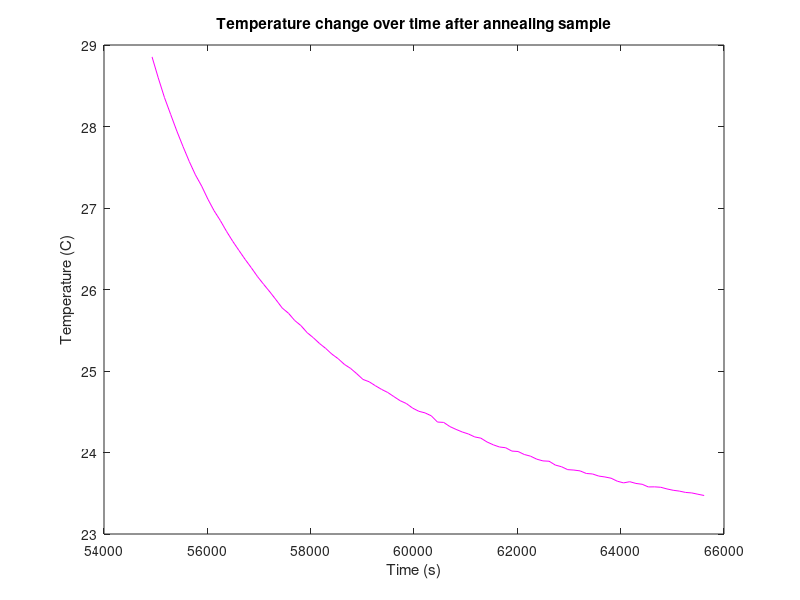
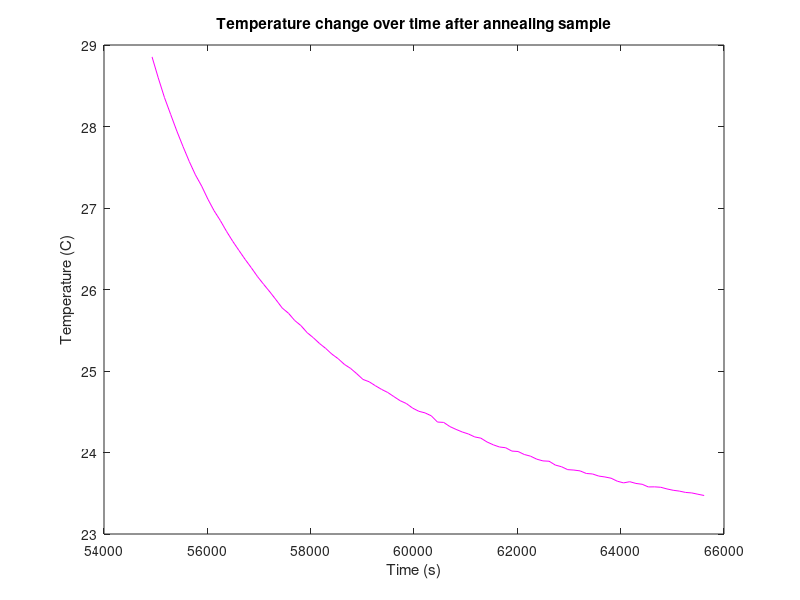
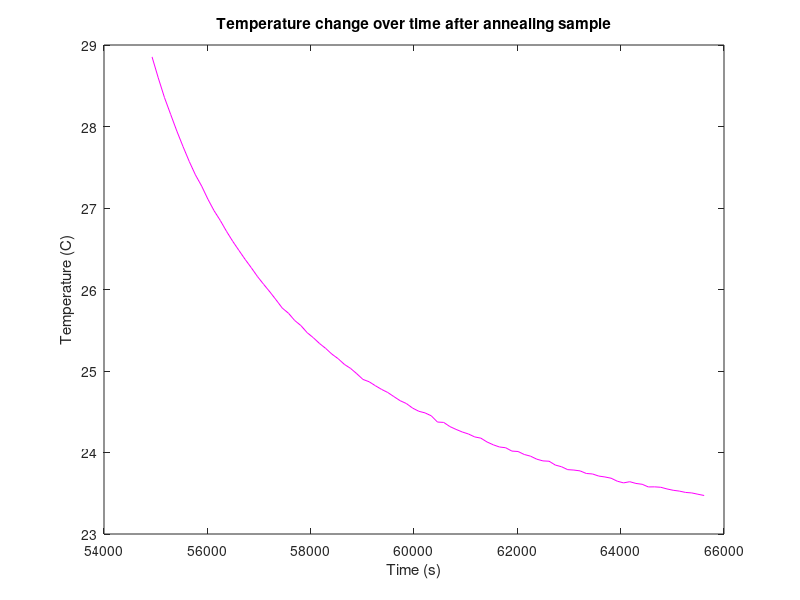
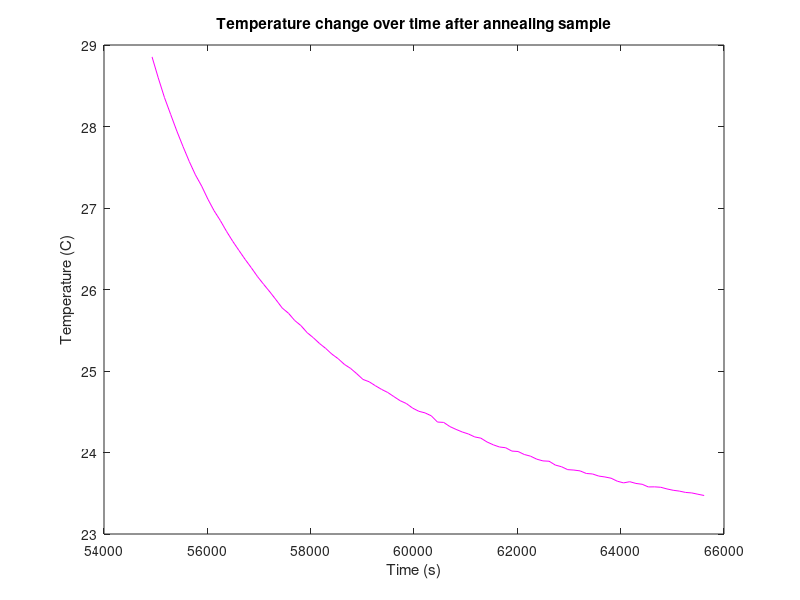

MATLAB code to generate these figures, in order:

% plot data and save so that files can be transferred from cluster to local
% machine and then viewed

load("./kns_evolution_data.mat");

% T_timestamp, which is the time from the heating element,
% starts at 39752.61500 seconds
% all_times, which are all the timestamps from the TGS unit,
% start at 39907 seconds
% These numbers seem arcane, but they are actually just clock
% time in seconds.
% We subtract off 10 hrs = 36000 seconds to make time axis
% labels less confusing.
T_timestamp = T_timestamp - 36000;
all_times = all_times - 36000;


fmt1 = "m";     % solid violet line
fmt2 = "*m";    % violet data points (scatter plot)
fmt3 = "--m";   % dashed violet line


plot(times.post_anneal00, Ts.post_anneal00, fmt1);
title("Temperature change over time after annealing sample");
xlabel("Time (s)");
ylabel("Temperature (C)");
print("-dpdflatex", "~/strand/plots/T_over_time_post_anneal00");
print("-dpsc", "~/strand/plots/T_over_time_post_anneal00");
print("-depsc", "~/strand/plots/T_over_time_post_anneal00");
print("-dsvg", "~/strand/plots/T_over_time_post_anneal00");
print("-dpdf", "~/strand/plots/T_over_time_post_anneal00");
print("-dpng", "~/strand/plots/T_over_time_post_anneal00");



plot(Ts.post_anneal00, alphas.post_anneal00, fmt2);
title("Thermal diffusivity as a function of temperature after annealing sample");
xlabel("Temperature (C)");
ylabel("Thermal diffusivity (m^2/s)");
print("-dpdflatex", "~/strand/plots/alpha_vs_T_post_anneal00");
print("-dpsc", "~/strand/plots/alpha_vs_T_post_anneal00");
print("-depsc", "~/strand/plots/alpha_vs_T_post_anneal00");
print("-dsvg", "~/strand/plots/alpha_vs_T_post_anneal00");
print("-dpdf", "~/strand/plots/alpha_vs_T_post_anneal00");
print("-dpng", "~/strand/plots/alpha_vs_T_post_anneal00");



plot(times.post_anneal00, alphas.post_anneal00, fmt2); 
title("Thermal diffusivity as a function of time after annealing sample");
xlabel("Time (s)");
ylabel("Thermal diffusivity (m^2/s)");
print("-dpdflatex", "~/strand/plots/alpha_vs_time_post_anneal00");
print("-dpsc", "~/strand/plots/alpha_vs_time_post_anneal00");
print("-depsc", "~/strand/plots/alpha_vs_time_post_anneal00");
print("-dsvg", "~/strand/plots/alpha_vs_time_post_anneal00");
print("-dpdf", "~/strand/plots/alpha_vs_time_post_anneal00");
print("-dpng", "~/strand/plots/alpha_vs_time_post_anneal00");






plot(all_times, all_alphas, fmt2);
title("Thermal diffusivity over time for entire experiment");
xlabel("Time (s)");
ylabel("Thermal diffusivity (m^2/s)");
print("-dpdflatex", "~/strand/plots/alphas_vs_time_all_seconds");
print("-dpsc", "~/strand/plots/alphas_vs_time_all_seconds");
print("-depsc", "~/strand/plots/alphas_vs_time_all_seconds");
print("-dsvg", "~/strand/plots/alphas_vs_time_all_seconds");
print("-dpdf", "~/strand/plots/alphas_vs_time_all_seconds");
print("-dpng", "~/strand/plots/alphas_vs_time_all_seconds");



plot(all_times/3600, all_alphas, fmt2);
title("Thermal diffusivity over time for entire experiment");
xlabel("Time (hrs)");
ylabel("Thermal diffusivity (m^2/s)");
print("-dpdflatex", "~/strand/plots/alphas_vs_time_all_hours");
print("-dpsc", "~/strand/plots/alphas_vs_time_all_hours");
print("-depsc", "~/strand/plots/alphas_vs_time_all_seconds");
print("-dpdf", "~/strand/plots/alphas_vs_time_all_seconds");
print("-dsvg", "~/strand/plots/alphas_vs_time_all_seconds");
print("-dpng", "~/strand/plots/alphas_vs_time_all_seconds");


plot(all_times, all_Ts, fmt3);
title("Temperature of sample for duration of experiment");
xlabel("Time (s)");
ylabel("Temperature (C)");
print("-dpdflatex", "~/strand/plots/Ts_vs_time_all_seconds");
print("-dpsc", "~/strand/plots/Ts_vs_time_all_seconds");
print("-depsc", "~/strand/plots/Ts_vs_time_all_seconds");
print("-dpdf", "~/strand/plots/Ts_vs_time_all_seconds");
print("-dsvg", "~/strand/plots/Ts_vs_time_all_seconds");
print("-dpng", "~/strand/plots/Ts_vs_time_all_seconds");



plot(all_times/3600, all_Ts, fmt3);
title("Temperature of sample for duration of experiment");
xlabel("Time (hrs)");
ylabel("Temperature (C)");
print("-dpdflatex", "~/strand/plots/Ts_vs_time_all_hours");
print("-dpsc", "~/strand/plots/Ts_vs_time_all_hours");
print("-depsc", "~/strand/plots/Ts_vs_time_all_hours");
print("-dpdf", "~/strand/plots/Ts_vs_time_all_hours");
print("-dpng", "~/strand/plots/Ts_vs_time_all_hours");
print("-dsvg", "~/strand/plots/Ts_vs_time_all_hours");



plot(all_Ts, all_alphas, fmt2);
title("Thermal diffusivity as a function of temperature for the entire experiment");
xlabel("Temperature (C)");
ylabel("Thermal diffusivity (m^2/s)");
print("-dpdflatex", "~/strand/plots/alphas_vs_Ts_all");
print("-dpsc", "~/strand/plots/alphas_vs_Ts_all");
print("-depsc", "~/strand/plots/alphas_vs_Ts_all");
print("-dpdf", "~/strand/plots/alphas_vs_Ts_all");
print("-dpng", "~/strand/plots/alphas_vs_Ts_all");
print("-dsvg", "~/strand/plots/alphas_vs_Ts_all");



plot(T_timestamp, T_out, fmt1);
title("Temperature of sample over time");
xlabel("Time (s)");
ylabel("Temperature (C)");
print("-dpdflatex", "~/strand/plots/T_vs_time_omega_all");
print("-dpsc", "~/strand/plots/T_vs_time_omega_all");
print("-depsc", "~/strand/plots/T_vs_time_omega_all");
print("-dpdf", "~/strand/plots/T_vs_time_omega_all");
print("-dpng", "~/strand/plots/T_vs_time_omega_all");
print("-dsvg", "~/strand/plots/T_vs_time_omega_all");

plot(T_timestamp/3600, T_out, fmt1);
title("Temperature of sample over time");
xlabel("Time (hrs)");
ylabel("Temperature (C)");
print("-dpdflatex", "~/strand/plots/T_vs_time_omega_all_hours");
print("-dpsc", "~/strand/plots/T_vs_time_omega_all_hours");
print("-depsc", "~/strand/plots/T_vs_time_omega_all_hours");
print("-dpdf", "~/strand/plots/T_vs_time_omega_all_hours");
print("-dpng", "~/strand/plots/T_vs_time_omega_all_hours");
print("-dsvg", "~/strand/plots/T_vs_time_omega_all_hours");


%
%title("");
%xlabel("");
%ylabel("");
%print("-dpdflatex", "~/strand/plots/");
%print("-dpsc", "~/strand/plots/");


